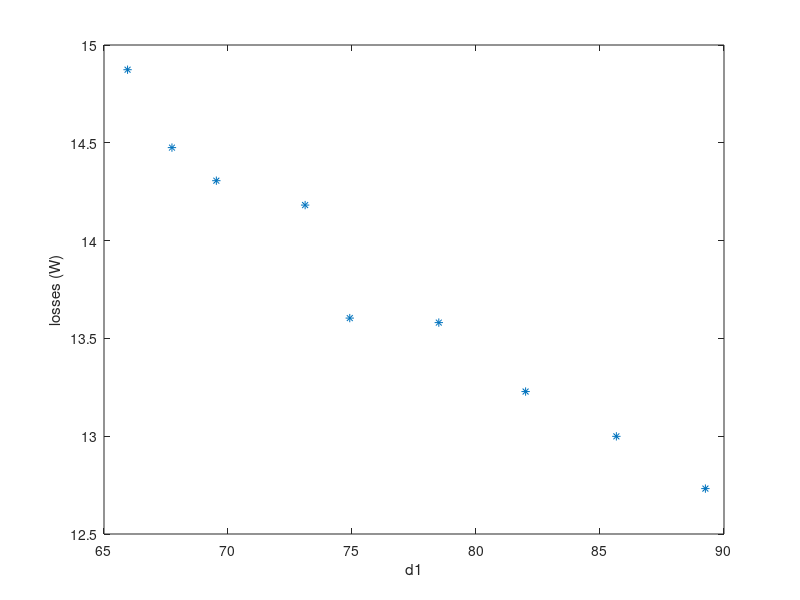
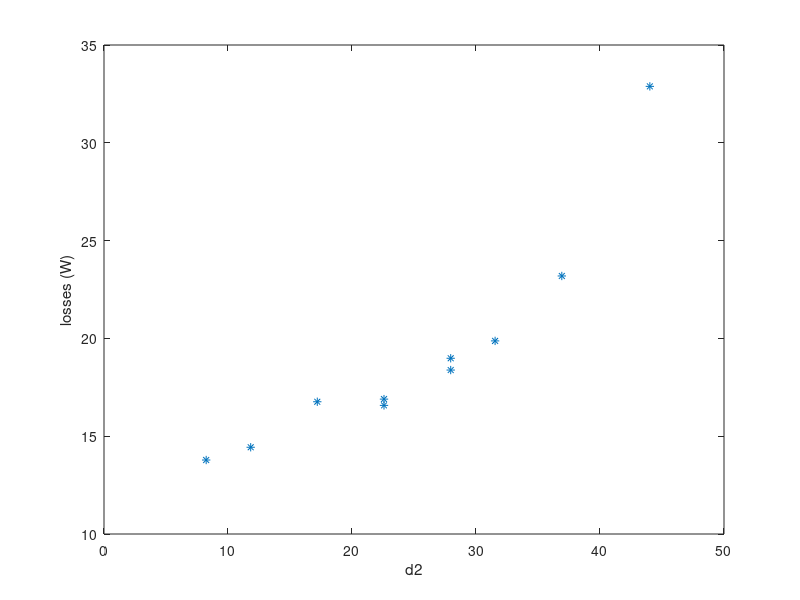
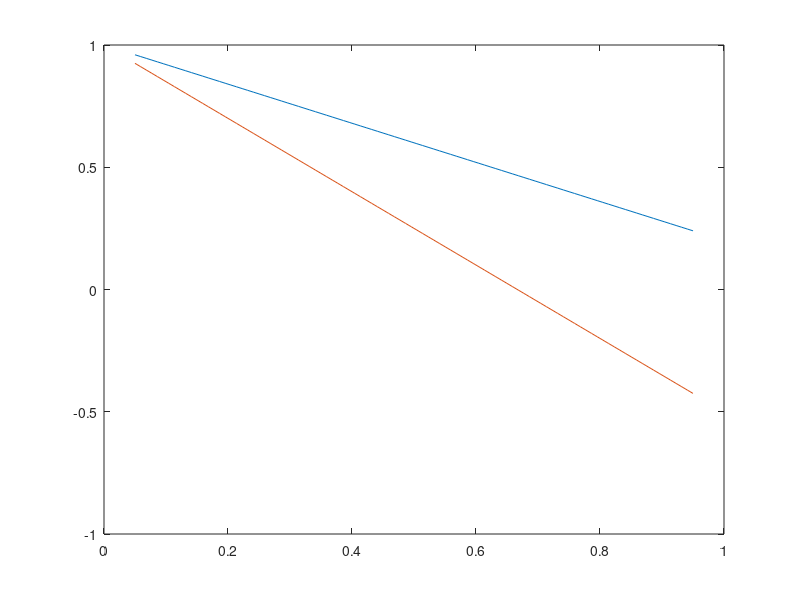

The MATLAB script that drew these images, in order: (Note: this script raises an error after producing the figures.)
%Buck
voutbuck=[99970 100492 99007 100455 99171 100067 100419 100700 100424]/1000
ioutbuck=5004 *ones(1,9)/1000
vinbuck=[149239 154088 144075 139090 133961 129063 123883 119047 113969]/1000
iinbuck=[3449 3360 3538 3716 3806 3985 4163 4342 4521]/1000
d1buck=[6774 6595 6953 7311 7491 7850 8200 8566 8925]/100

poutbuck=voutbuck.*ioutbuck;
pinbuck=vinbuck.*iinbuck;
lossesbuck=pinbuck-poutbuck;
figure
plot(d1buck,lossesbuck, '*')
xlabel('d1')
ylabel('losses (W)')
%%
%Boost
voutboost=[99588 99611 99093 99089 100737 99828 97399 97618 99756 99724]/1000
ioutboost=5003 *ones(1,10)/1000
vinboost=[78815 73632 83869 88912 93918 58568 63524 68711 73639 78858]/1000
iinboost=[6536 7026 6111 5738 5513 9089 8036 7397 7027 6537]/1000
d2boost=[2258 2796 1720 1183 824 4402 3692 3154 2796 2258]/100

poutboost=voutboost.*ioutboost;
pinboost=vinboost.*iinboost;
lossesboost=pinboost-poutboost;
figure
plot(d2boost,lossesboost, '*')
xlabel('d2')
ylabel('losses (W)')

%% total

% vout=[99970 100492 99007 100455 99171 100067 100419 100700 100424 99588 99611 99093 99089 100737 99828 97399 97618 99756 99724]/1000
% iout=[5004 5004 5004 5004 5004 5004 5004 5004 5004 5003 5003 5003 5003 5003 5003 5003 5003 5003 5003 ]/1000
% vin=[149239 154088 144075 139090 133961 129063 123883 119047 113969 78815 73632 83869 88912 93918 58568 63524 68711 73639 78858]/1000
% iin=[3449 3360 3538 3716 3806 3985 4163 4342 4521 6536 7026 6111 5738 5513 9089 8036 7397 7027 6537]/1000
% d1=[6774 6595 6953 7311 7491 7850 8200 8566 8925 10000 10000 10000 10000 10000 10000 10000 10000 10000 10000 ]/100
% d2=[10000 10000 10000 10000 10000 10000 10000 10000 10000 2258 2796 1720 1183 824 4402 3692 3154 2796 2258]/100
% 
% pout=vout.*iout;
% pin=vin.*iin;
% losses=pin-pout

%%
d1=linspace(0.05,0.95)
d2=1-(d1*80/100)
figure
plot(d1,d2)
hold on
d1=linspace(0.05,0.95)
d2=1-(d1*150/100)
plot(d1,d2)
hold off
%%
CSV=readtable("Bbheatmap.csv",'Delimiter',';');
vout=CSV.vout;
iout=CSV.iout;
vin=CSV.vin;
iin=CSV.iin;%CSV(:,['iin']); outputs a table, not an array
d1=CSV.d1;
d2=CSV.d2;
pin=vin.*iin;%CSV.pin;
pout=iout.*vout;%CSV.iout;
losses=pin-pout;%CSV.losses;


figure
losses_rearr=reshape (losses,[size(unique(d2),1),size(unique(d1),1)])
contourf(unique(d1),unique(d2),losses_rearr,75,'LineColor','none')
colormap(hot) %flipud(hot) para representear colores inversos
colorbar;
d1b=linspace(min(unique(d1)),max(unique(d1)));
d2b=1-(d1b*80/100);
hold on
plot(d1b,d2b,'k','Linewidth',2)
d1b=linspace(min(unique(d1)),max(unique(d1)));
d2b=1-(d1b*150/100);
plot(d1b,d2b,'k','Linewidth',2)
hold off
axis([min(unique(d1)) max(unique(d1)) min(unique(d2)),max(unique(d2))])
% f = figure;
%  ax = axes('Parent',f);
%  h = surf(unique(d1),unique(d2),losses_rearr,'Parent',ax);
%  set(h, 'edgecolor','none');
%  %view(ax,[0,90]);
%  colormap(jet);
%  colorbar;
